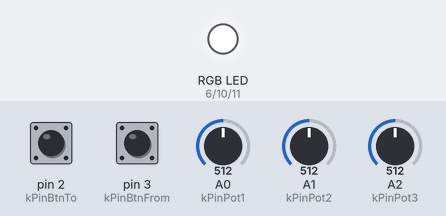
The sketch below on a simulated Arduino Uno, built with avr-gcc and run on an emulated ATmega328P. Parts: an RGB LED mixed from three pins (HIGH = lit). Inputs (shaded band) come from the test bench; at power-on: pin 3 (kPinBtnFrom) HIGH, pin 2 (kPinBtnTo) HIGH, A0 (kPinPot1) = 512, A1 (kPinPot2) = 512, A2 (kPinPot3) = 512. Dim RGB values are drawn brighter than linear.

Above: at 1.25 s.
1.3 s: pin 3 (kPinBtnFrom) pulled LOW for 3.2 s
At 1.7 s:
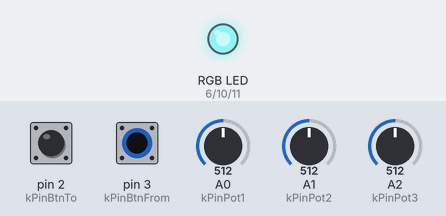
At 5.25 s:
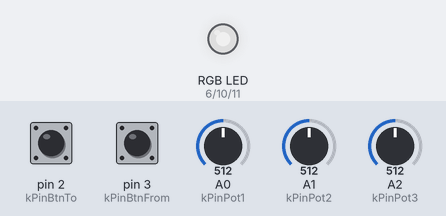
6.0 s: pin 3 (kPinBtnFrom) pulled LOW for 0.15 s
9.0 s: pin 2 (kPinBtnTo) pulled LOW for 0.15 s
Timing chart, 0 to 12.0 s (numbered marks = the images above; inputs shaded):
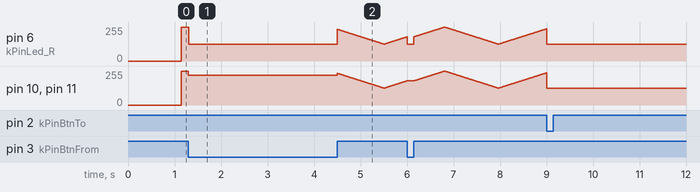

The sketch:

Chap3_3.pde
```cpp
const int kPinPot1 = A0;
const int kPinPot2 = A1;
const int kPinPot3 = A2;
const int kPinLed_R = 6;
const int kPinLed_G = 10;
const int kPinLed_B = 11;
const int kPinBtnTo = 2;
const int kPinBtnFrom = 3;

void setup()
{
  pinMode(kPinLed_R, OUTPUT);
  pinMode(kPinLed_G, OUTPUT);
  pinMode(kPinLed_B, OUTPUT);
  pinMode(kPinBtnTo, INPUT);
  pinMode(kPinBtnFrom, INPUT);
  digitalWrite(kPinBtnTo, HIGH);  // enable pull-up resistor
  digitalWrite(kPinBtnFrom, HIGH); // enable pull-up resistor
}

int fromRed = 0;
int fromGreen = 0;
int fromBlue = 0;
int toRed = 255;
int toGreen = 255;
int toBlue = 255;

int currStep = 0;
int change = 1;

void loop()
{
  int pot1Value;
  int pot2Value;
  int pot3Value;

  pot1Value = analogRead(kPinPot1);
  pot2Value = analogRead(kPinPot2);
  pot3Value = analogRead(kPinPot3);

  if(digitalRead(kPinBtnFrom) == LOW){
    fromRed = map(pot1Value, 0, 1023, 0, 255);
    analogWrite(kPinLed_R, fromRed);

    fromGreen = map(pot2Value, 0, 1023, 0, 255);
    analogWrite(kPinLed_R, fromGreen);

    fromBlue = map(pot3Value, 0, 1023, 0, 255);
    analogWrite(kPinLed_R, fromBlue);
  }
  else if(digitalRead(kPinBtnTo) == LOW){
    toRed = map(pot1Value, 0, 1023, 0, 255);
    analogWrite(kPinLed_R, toRed);

    toGreen = map(pot2Value, 0, 1023, 0, 255);
    analogWrite(kPinLed_G, toGreen);

    toBlue = map(pot3Value, 0, 1023, 0, 255);
    analogWrite(kPinLed_B, toBlue);
  }
  else{
    currStep = currStep + change;
    if(currStep > 255){
      change = -1;
      currStep = 255;
    }
    if(currStep < 0){
      change = 1;
      currStep = 0;
    }

    int ledValue = map(currStep, 0, 255, fromRed, toRed);
    analogWrite(kPinLed_R, ledValue);

    ledValue = map(currStep, 0, 255, fromGreen, toGreen);
    analogWrite(kPinLed_G, ledValue);

    ledValue = map(currStep, 0, 255, fromBlue, toBlue);
    analogWrite(kPinLed_B, ledValue);
    delay(4);  // because 4 * 255 = a litle more than 1000, 1 second
  }
}
```

Measured:
- after the input at 1.3 s, pin 10 (kPinLed_G), pin 11 (kPinLed_B): stays 223/255 (without the input it goes to 0/255 after 1.0 s)
